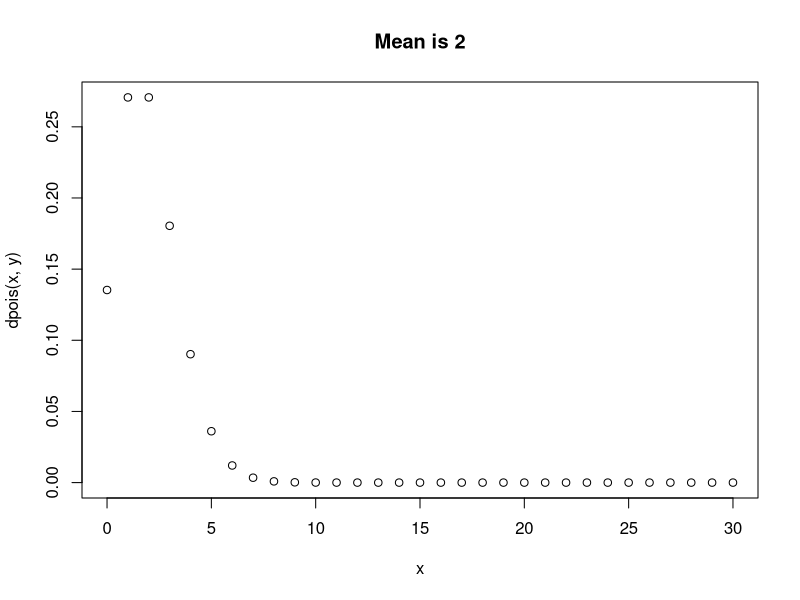
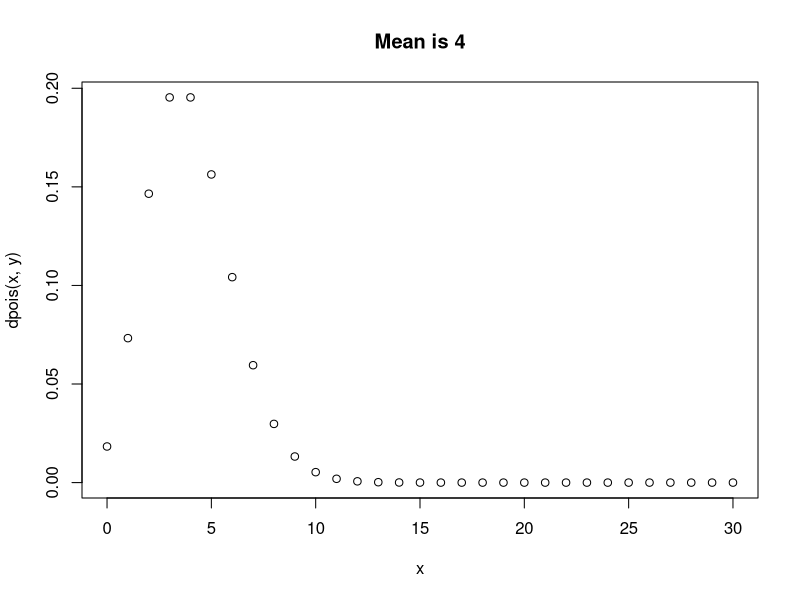
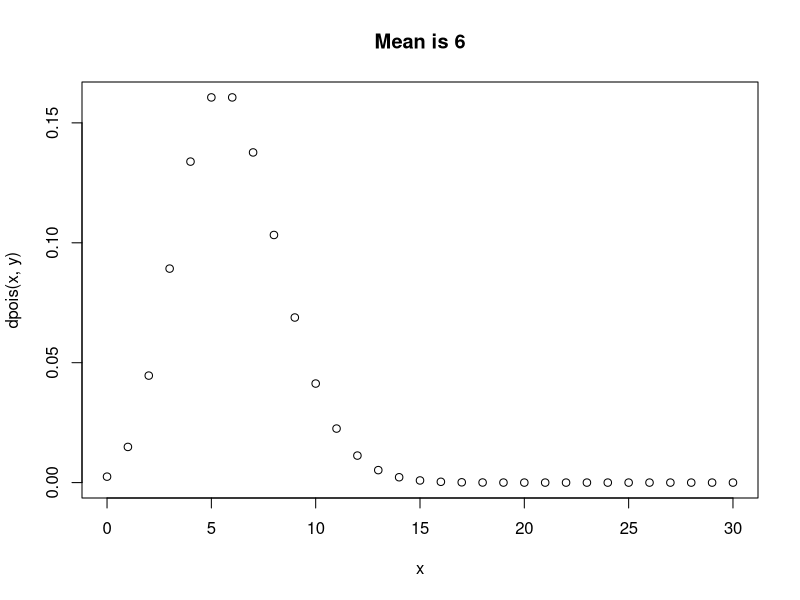
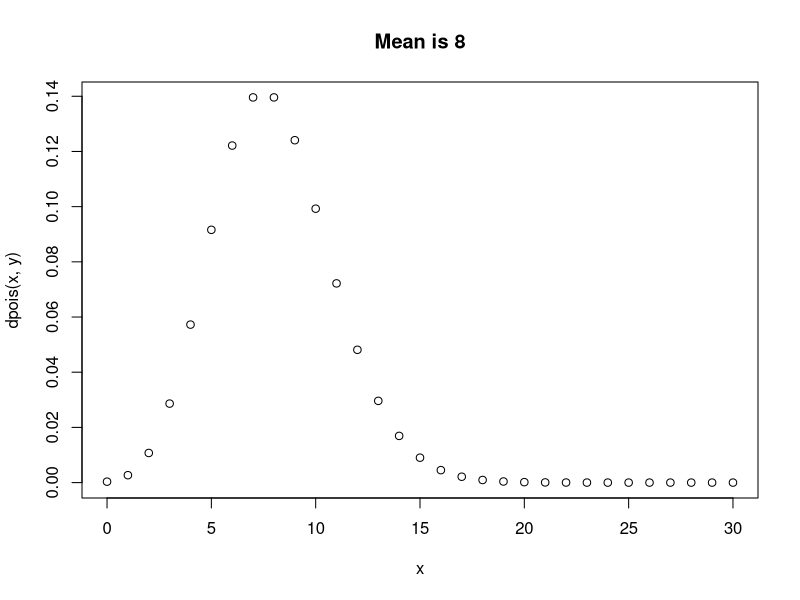
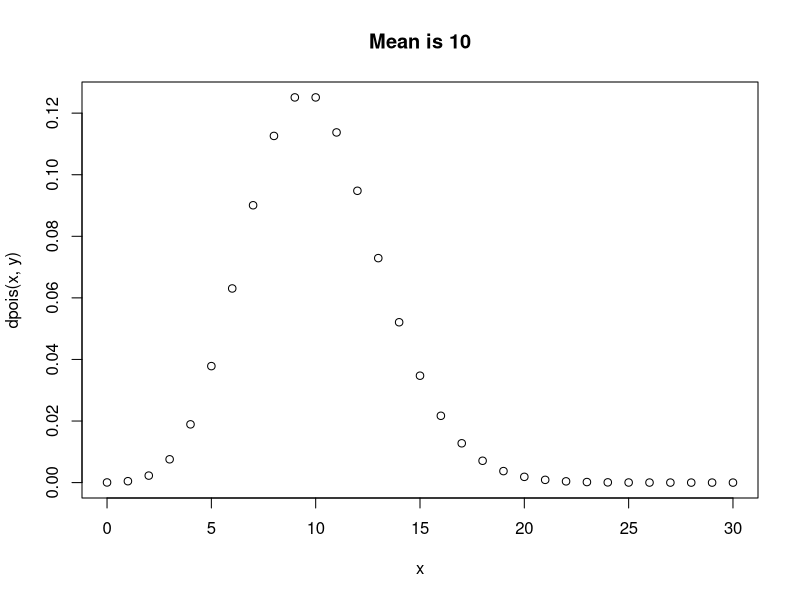
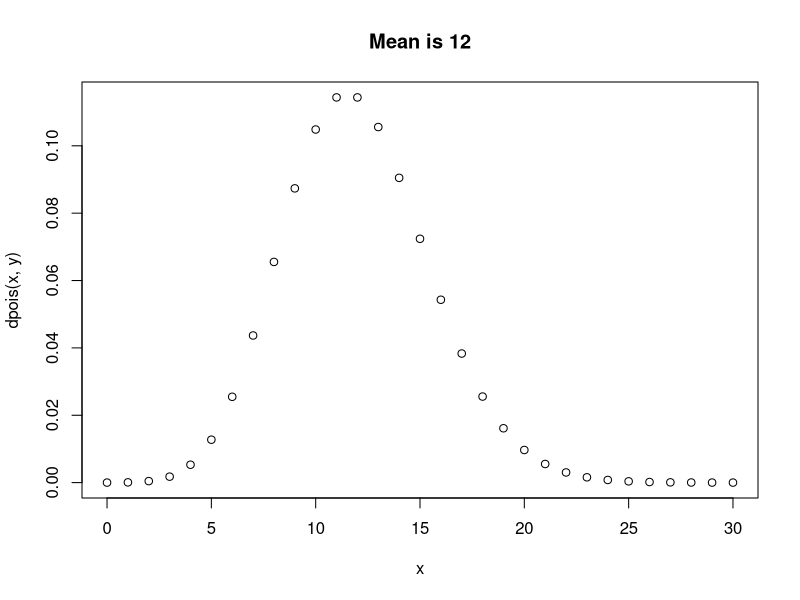

Generate these figures, in order, with R:
x <- 0:3
p_x <- dhyper(x, 4,5,3)
print(p_x[1] + p_x[2] + p_x[3])

#8 with replacement
x <- 0:5
p_x <- dbinom(x, 5, 20/130)
dist <- data.frame(x, p_x, digits=3)
print(dist)

#8 without
x <- 0:5
p_x <- dhyper(x, 20, 110, 5)
dist <- data.frame(x, p_x, digits=3)
print(dist)

#10b
dpois(10,8)

#10c
dpois(30,32)


#11b
a <- dpois(0,5)
b <- dpois(1,5)
c <- dpois(2,5)

print(a + b + c)

#11c
a <- 1 - sum(dpois(0:19, 21.43))
a

#12
dpois(3,4.5)


#13 example
par(mfrom = c(3,2))
x <- 0:30
mu <- seq(2,12,2)
for(y in mu)
{
  plot(dpois(x,y)~x)
  title(paste("Mean is",y))
}